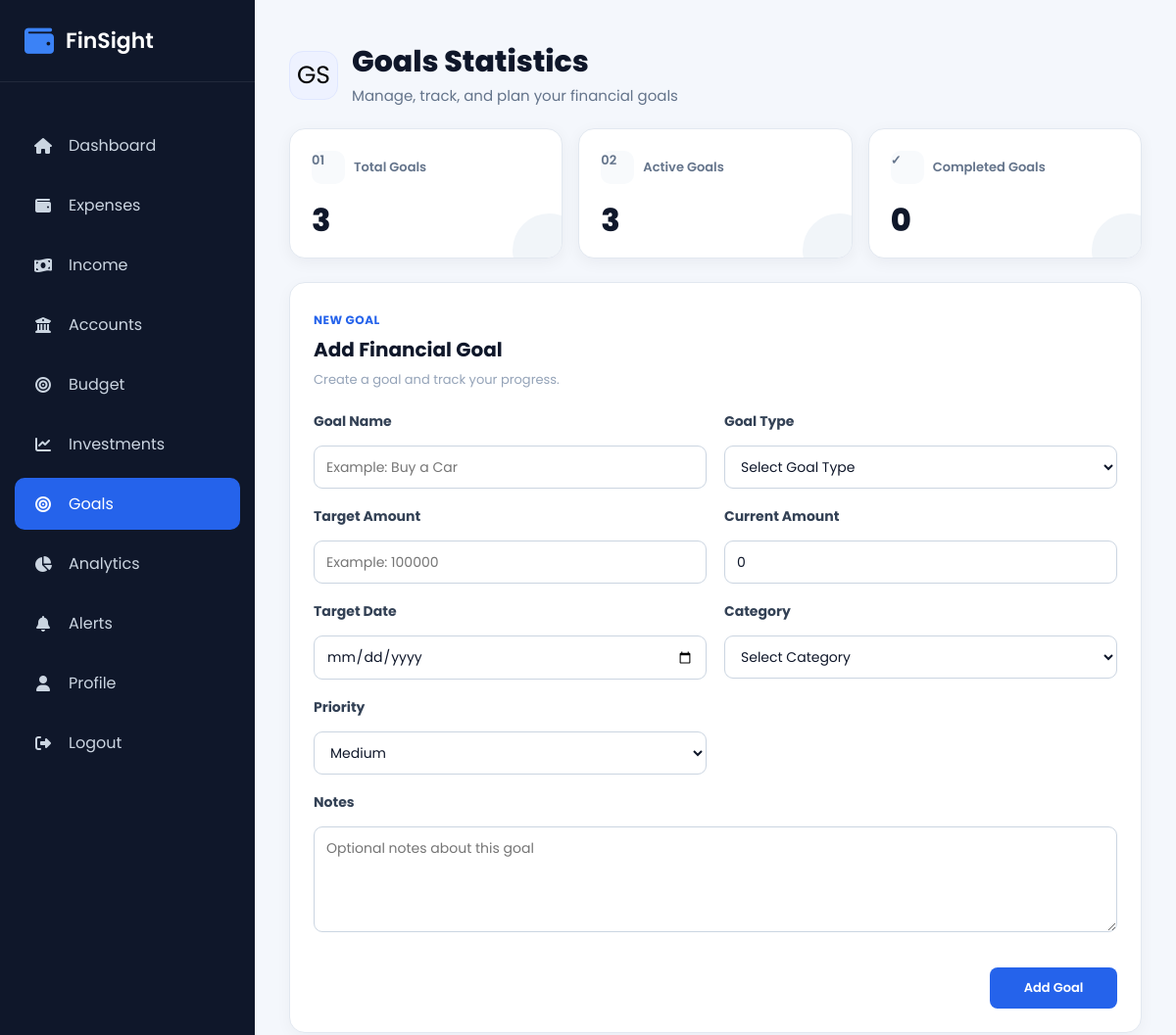
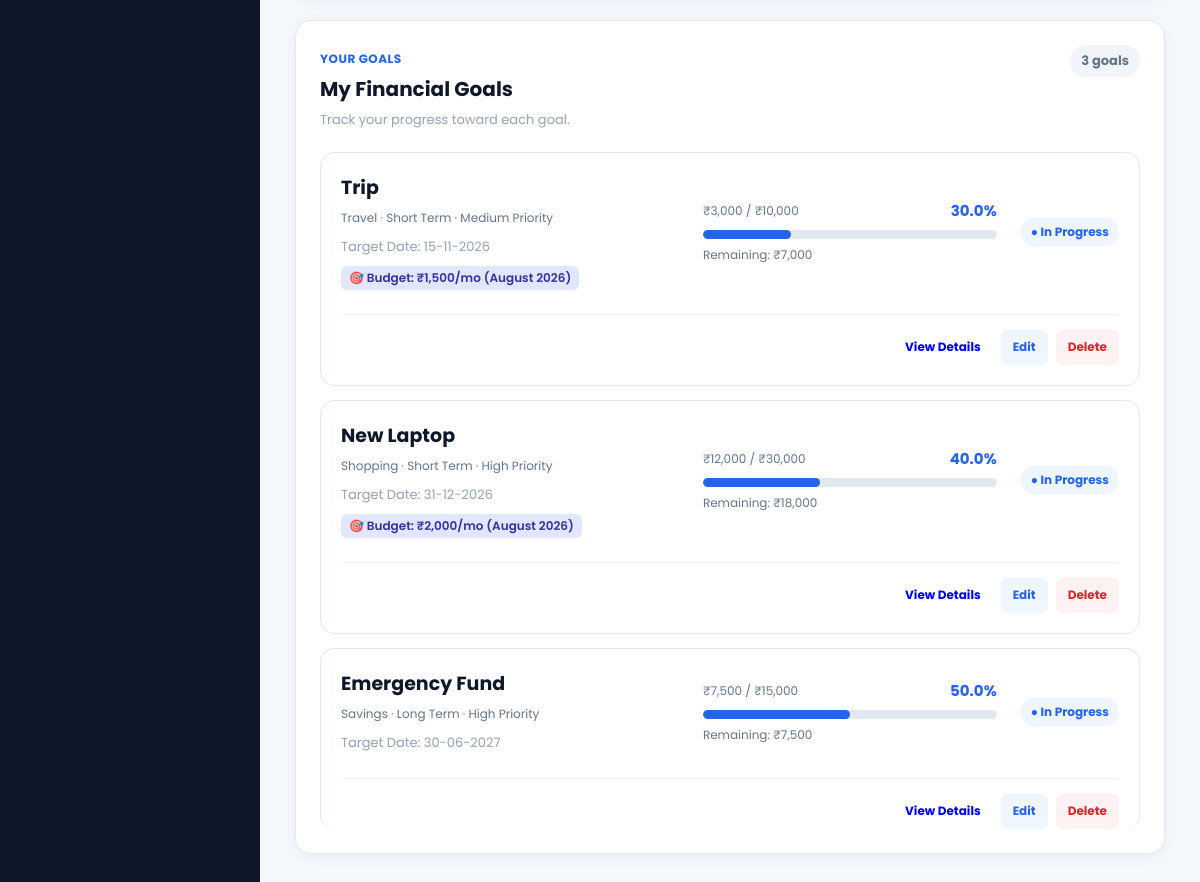
/goals (signed in), run on an earlier commit of the app's database (2 pictures, top to bottom).
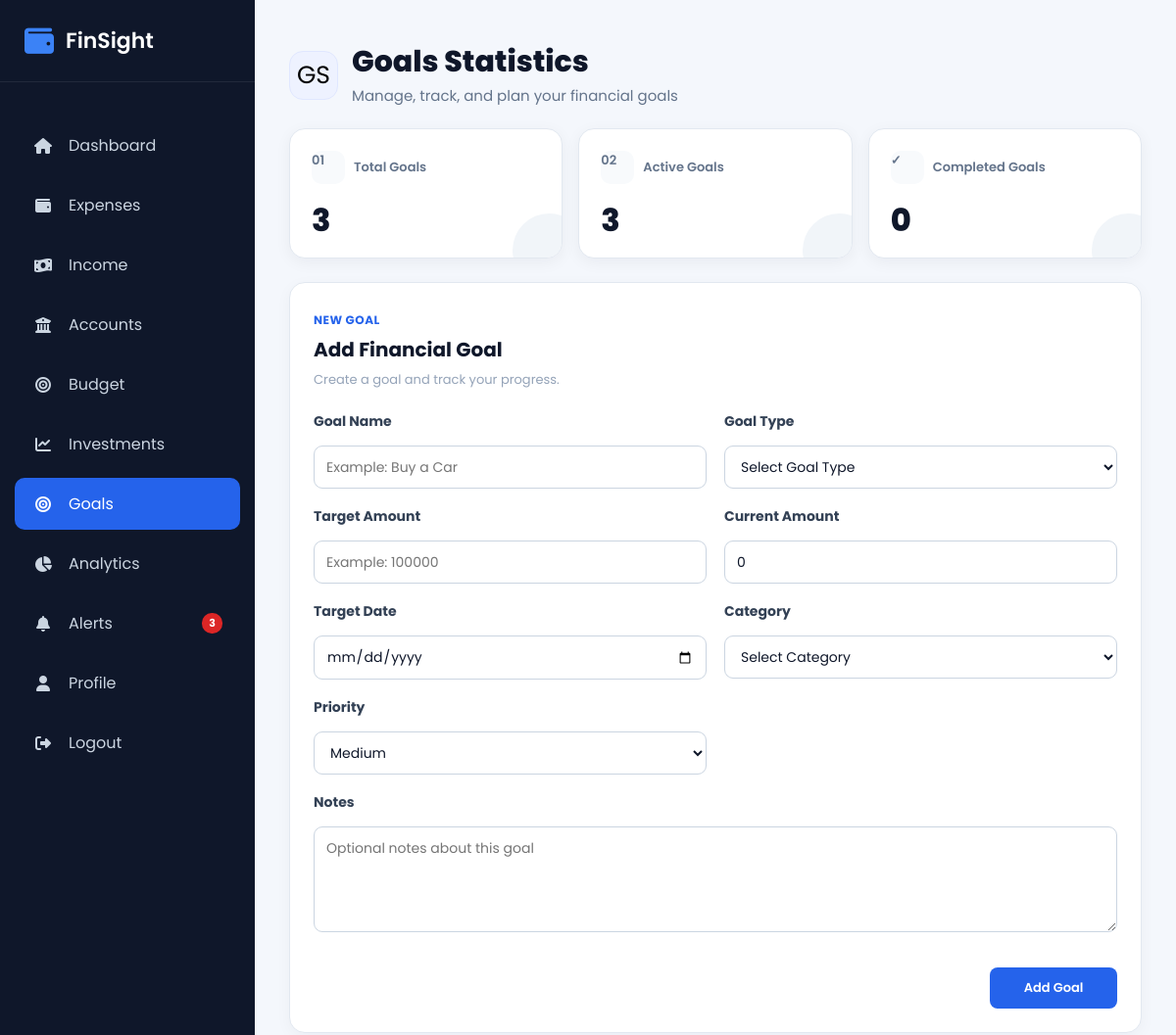
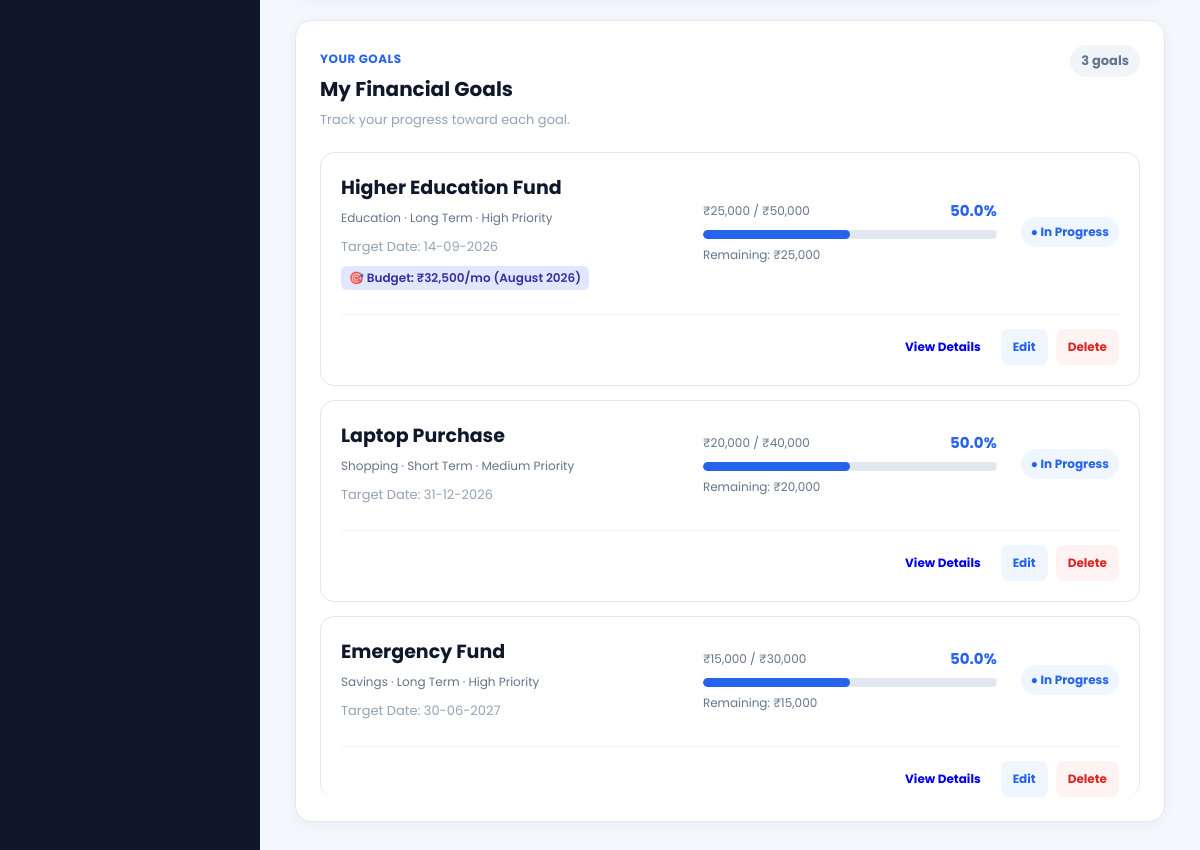
And on a later commit of the database (2 pictures, top to bottom).
### models/goal.py (models this page shows, shortened)
class Goal(db.Model):
    __tablename__ = "goals"
    id = db.Column(
        db.Integer,
        primary_key=True
    )
    goal_name = db.Column(
        db.String(100),
        nullable=False
    )
    goal_type = db.Column(
        db.String(50),
        nullable=False
    )
    target_amount = db.Column(
        db.Float,
        nullable=False,
        default=0
    )
    current_amount = db.Column(
        db.Float,
        nullable=False,
        default=0
    )
    target_date = db.Column(
        db.Date,
        nullable=False
    )
    category = db.Column(
        db.String(50),
        nullable=False
    )
    priority = db.Column(
        db.String(20),
        nullable=False,
        default="Medium"
    )
    status = db.Column(
        db.String(30),
        nullable=False,
        default="In Progress"
    )
    notes = db.Column(
        db.Text
    )
    created_at = db.Column(
        db.DateTime,
        default=datetime.utcnow
    )
    updated_at = db.Column(
        db.DateTime,
        default=datetime.utcnow,
        onupdate=datetime.utcnow
    )
    user_id = db.Column(
        db.Integer,
        db.ForeignKey("users.id"),
        nullable=False
    )
    expenses = db.relationship(
        "Expense",
        back_populates="goal",
        lazy=True
    )

### models/budget.py (models this page shows)
class Budget(db.Model):
    __tablename__ = "budgets"
    id = db.Column(db.Integer, primary_key=True)
    monthly_budget = db.Column(db.Float, nullable=False)
    month = db.Column(db.String(20), nullable=False)
    year = db.Column(db.Integer, nullable=False)
    created_at = db.Column(
        db.DateTime,
        default=datetime.utcnow
    )
    user_id = db.Column(
        db.Integer,
        db.ForeignKey("users.id"),
        nullable=False
    )
    goal_id = db.Column(
        db.Integer,
        db.ForeignKey("goals.id"),
        nullable=True
    )
    goal = db.relationship(
        "Goal",
        backref=db.backref("budgets", lazy=True)
    )

### routes/goal.py (the view, shortened to what this page needs)
@goal.route("/goals", methods=["GET", "POST"])
@login_required
def goals():
    goals = Goal.query.filter_by(
        user_id=current_user.id
    ).order_by(
        Goal.target_date.asc()
    ).all()
    total_goals = len(goals)
    completed_goals = 0
    active_goals = 0
    for item in goals:
        if item.target_amount > 0:
            item.progress = round(
                (
                    item.current_amount
                    / item.target_amount
                ) * 100,
                2
            )
        else:
            item.progress = 0
        if item.progress > 100:
            item.progress = 100
        item.remaining_amount = max(
            item.target_amount
            - item.current_amount,
            0
        )
        if (
            item.target_amount > 0
            and item.current_amount
            >= item.target_amount
        ):
            item.status = "Completed"
            completed_goals += 1
        else:
            item.status = "In Progress"
            active_goals += 1
    return render_template(
        "goals.html",
        goals=goals,
        total_goals=total_goals,
        active_goals=active_goals,
        completed_goals=completed_goals
    )

### app.py (called while the page is built)
@login_manager.user_loader
def load_user(user_id):
    return User.query.get(int(user_id))

@app.context_processor
def inject_global_vars():
    if current_user.is_authenticated:
        unread_count = FinancialAlert.query.filter_by(user_id=current_user.id, is_read=False).count()
        return dict(unread_alerts_count=unread_count)
    return dict(unread_alerts_count=0)

### templates/goals.html (shortened to what the changed rows need)
{% extends "layout.html" %}
{% block css %}
<link
    rel="stylesheet"
    href="{{ url_for('static', filename='css/goal.css') }}"
>
{% endblock %}
{% block content %}
<div class="goal-page">
    <div class="goals-dashboard-header">
        <div>
            <h1>
                Goals Statistics
            </h1>
        </div>
    </div>
    <div class="goal-summary">
        <div class="goal-card">
            <h2>
                {{ total_goals }}
            </h2>
        </div>
        <div class="goal-card">
            <h2>
                {{ active_goals }}
            </h2>
        </div>
        <div class="goal-card">
            <h2>
                {{ completed_goals }}
            </h2>
        </div>
    </div>
    <div class="goal-box">
        <div class="goal-header">
            <div>
                <h2>
                    Add Financial Goal
                </h2>
            </div>
        </div>
    </div>
    <div class="goal-box">
        <div class="goal-header">
            <div>
                <h2>
                    My Financial Goals
                </h2>
            </div>
        </div>
        {% if goals %}
            {% for goal in goals %}
                <div class="goal-item">
                    <div class="goal-info">
                        <h3>
{{ goal.goal_name }}
                        </h3>
                        <p>
                            {{ goal.category }}
                            ·
                            {{ goal.goal_type }}
                            ·
                            {{ goal.priority }} Priority
                        </p>
                        <small>
                            Target Date:
                            {{ goal.target_date.strftime("%d-%m-%Y") }}
                        </small>
                        {% if goal.budgets and goal.budgets|length > 0 %}
                            <div style="margin-top: 6px;">
                                <span style="font-size: 12px; background: #e0e7ff; color: #3730a3; padding: 3px 8px; border-radius: 6px; font-weight: 600; display: inline-flex; align-items: center; gap: 4px;">
                                    🎯 Budget: ₹{{ "{:,.0f}".format(goal.budgets[0].monthly_budget) }}/mo ({{ goal.budgets[0].month }} {{ goal.budgets[0].year }})
                                </span>
                            </div>
                        {% endif %}
                    </div>
                    <div class="goal-progress">
                        <div class="goal-progress-top">
                            <span>
                                ₹{{ "{:,.0f}".format(
                                    goal.current_amount or 0
                                ) }}
                                /
                                ₹{{ "{:,.0f}".format(
                                    goal.target_amount or 0
                                ) }}
                            </span>
                            <strong>
                                {{ goal.progress or 0 }}%
                            </strong>
                        </div>
                        <div class="progress-bar">
                            <div
                                class="progress-fill"
                                style="width: {{ [goal.progress or 0, 100]|min }}%;"
                            ></div>
                        </div>
                        <small>
                            Remaining:
                            ₹{{ "{:,.0f}".format(
                                goal.remaining_amount or 0
                            ) }}
                        </small>
                    </div>
                    <div class="goal-status">
                        {% if goal.status == "Completed" %}
                            <span class="status-completed">
                                ✓ Completed
                            </span>
                        {% else %}
                            <span class="status-active">
                                ● In Progress
                            </span>
                        {% endif %}
                    </div>
                    <div class="goal-actions">
                        <a
                            href="{{ url_for(
                                'goal.goal_details',
                                id=goal.id
                            ) }}"
                            class="btn-details"
                        >
                            View Details
                        </a>
                        <a
                            href="{{ url_for(
                                'goal.edit_goal',
                                id=goal.id
                            ) }}"
                            class="btn-edit"
                        >
                            Edit
                        </a>
                        <a
                            href="{{ url_for(
                                'goal.delete_goal',
                                id=goal.id
                            ) }}"
                            class="btn-delete"
                            onclick="return confirm(
                                'Are you sure you want to delete this goal?'
                            )"
                        >
                            Delete
                        </a>
                    </div>
                </div>
            {% endfor %}
        {% endif %}
    </div>
</div>
{% endblock %}

What changed in the data, as far as the page shows it:
removed Goal: goal_name "Trip", category "Travel", goal_type "Short Term", priority "Medium", target_date "15-11-2026", month "August", year "2026", current_amount "3,000", target_amount "10,000", progress "30.0", remaining_amount "7,000", status "● In Progress"
removed Budget: monthly_budget "1,500"
removed Goal: goal_name "New Laptop", category "Shopping", goal_type "Short Term", priority "High", target_date "31-12-2026", {{ "{:,.0f}".format(goal.budgets[0].monthly_budget) }} "2,000", month "August", year "2026", current_amount "12,000", target_amount "30,000", progress "40.0", remaining_amount "18,000", status "● In Progress"
added Goal: goal_name "Higher Education Fund", category "Education", goal_type "Long Term", priority "High", target_date "14-09-2026", {{ "{:,.0f}".format(goal.budgets[0].monthly_budget) }} "32,500", month "August", year "2026", current_amount "25,000", target_amount "50,000", progress "50.0", remaining_amount "25,000", status "● In Progress"
added Goal: goal_name "Laptop Purchase", category "Shopping", goal_type "Short Term", priority "Medium", target_date "31-12-2026", current_amount "20,000", target_amount "40,000", progress "50.0", remaining_amount "20,000", status "● In Progress"
changed Goal "Emergency Fund": current_amount "7,500" → "15,000"; target_amount "15,000" → "30,000"; remaining_amount "7,500" → "15,000"
Also different on the page:
{{ unread_alerts_count }}: (not shown) → "3"
